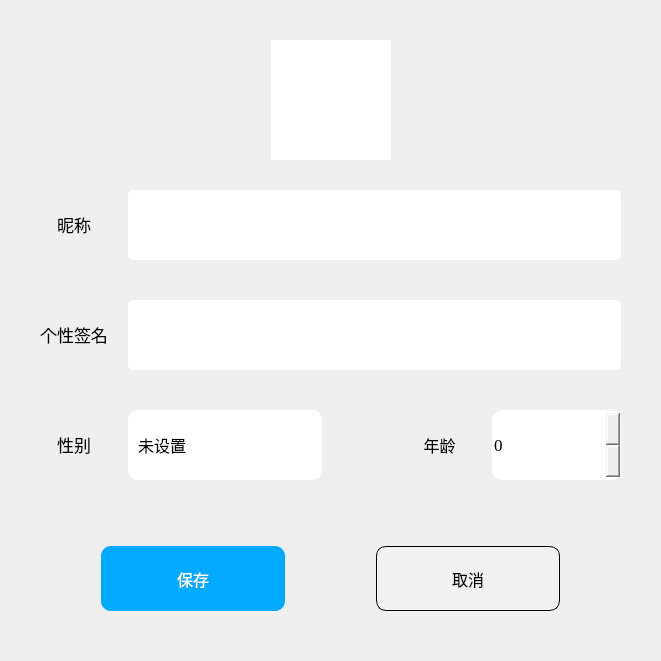
<?xml version="1.0" encoding="UTF-8"?>
<ui version="4.0">
 <class>PersonDataSet</class>
 <widget class="QWidget" name="PersonDataSet">
  <property name="geometry">
   <rect>
    <x>0</x>
    <y>0</y>
    <width>661</width>
    <height>661</height>
   </rect>
  </property>
  <property name="windowTitle">
   <string>编辑个人资料</string>
  </property>
  <widget class="QWidget" name="wSetInfo" native="true">
   <property name="geometry">
    <rect>
     <x>20</x>
     <y>20</y>
     <width>621</width>
     <height>621</height>
    </rect>
   </property>
   <widget class="QWidget" name="layoutWidget">
    <property name="geometry">
     <rect>
      <x>20</x>
      <y>20</y>
      <width>581</width>
      <height>571</height>
     </rect>
    </property>
    <layout class="QVBoxLayout" name="verticalLayout_3" stretch="20,80,10,18">
     <property name="spacing">
      <number>30</number>
     </property>
     <item>
      <layout class="QHBoxLayout" name="horizontalLayout_4">
       <item>
        <spacer name="horizontalSpacer_7">
         <property name="orientation">
          <enum>Qt::Horizontal</enum>
         </property>
         <property name="sizeHint" stdset="0">
          <size>
           <width>40</width>
           <height>20</height>
          </size>
         </property>
        </spacer>
       </item>
       <item>
        <widget class="QLabel" name="lblHeadPic">
         <property name="styleSheet">
          <string notr="true">QLabel{
	min-width:  120px; 
    min-height: 120px;
	max-width: 	120px;
	max-height:	120px;

    border-radius: 80px;
    border-width: 20 20 20 20;
	
	border-image: url(:/qqicons/qrc/QQicon.svg) 0 0 0 0;
	
	background-color: rgb(255, 255, 255);
}</string>
         </property>
         <property name="text">
          <string/>
         </property>
        </widget>
       </item>
       <item>
        <spacer name="horizontalSpacer_8">
         <property name="orientation">
          <enum>Qt::Horizontal</enum>
         </property>
         <property name="sizeHint" stdset="0">
          <size>
           <width>40</width>
           <height>20</height>
          </size>
         </property>
        </spacer>
       </item>
      </layout>
     </item>
     <item>
      <layout class="QGridLayout" name="gridLayout">
       <property name="horizontalSpacing">
        <number>20</number>
       </property>
       <property name="verticalSpacing">
        <number>40</number>
       </property>
       <item row="2" column="1">
        <layout class="QHBoxLayout" name="horizontalLayout_2" stretch="6,2,2,4">
         <property name="spacing">
          <number>20</number>
         </property>
         <item>
          <widget class="QComboBox" name="cmbSetSex">
           <property name="sizePolicy">
            <sizepolicy hsizetype="Preferred" vsizetype="Preferred">
             <horstretch>0</horstretch>
             <verstretch>0</verstretch>
            </sizepolicy>
           </property>
           <property name="font">
            <font>
             <family>微软雅黑</family>
             <pointsize>12</pointsize>
             <weight>50</weight>
             <italic>false</italic>
             <bold>false</bold>
            </font>
           </property>
           <property name="styleSheet">
            <string notr="true">QComboBox{
	border-radius: 10px;
	padding-left: 10px;/*左侧边距*/
	font: 12pt &quot;微软雅黑&quot;;
}

QComboBox::drop-down{
	subcontrol-origin: padding;
	subcontrol-position: top right;
	width: 15px;
	border:none;
	margin-right: 15px;
}

QComboBox::down-arrow{
	image: url(:/qqicons/qrc/119-down-arrow.svg);
}
</string>
           </property>
           <item>
            <property name="text">
             <string>未设置</string>
            </property>
           </item>
           <item>
            <property name="text">
             <string>男</string>
            </property>
           </item>
           <item>
            <property name="text">
             <string>女</string>
            </property>
           </item>
           <item>
            <property name="text">
             <string>其他</string>
            </property>
           </item>
          </widget>
         </item>
         <item>
          <spacer name="horizontalSpacer_3">
           <property name="orientation">
            <enum>Qt::Horizontal</enum>
           </property>
           <property name="sizeHint" stdset="0">
            <size>
             <width>40</width>
             <height>20</height>
            </size>
           </property>
          </spacer>
         </item>
         <item>
          <widget class="QLabel" name="label_5">
           <property name="font">
            <font>
             <family>微软雅黑</family>
             <pointsize>12</pointsize>
            </font>
           </property>
           <property name="text">
            <string>&lt;html&gt;&lt;head/&gt;&lt;body&gt;&lt;p align=&quot;center&quot;&gt;年龄&lt;/p&gt;&lt;/body&gt;&lt;/html&gt;</string>
           </property>
          </widget>
         </item>
         <item>
          <widget class="QSpinBox" name="spbSetAge">
           <property name="sizePolicy">
            <sizepolicy hsizetype="Minimum" vsizetype="Preferred">
             <horstretch>0</horstretch>
             <verstretch>0</verstretch>
            </sizepolicy>
           </property>
           <property name="font">
            <font>
             <family>Times New Roman</family>
             <pointsize>13</pointsize>
            </font>
           </property>
           <property name="styleSheet">
            <string notr="true">QSpinBox{
	border-radius: 10px;
}

QSpinBox:up-button{
	image: url(:/qqicons/qrc/icon_up_arrow.svg);
	margin-right: 5px;
}

QSpinBox:down-button{
	image: url(:/qqicons/qrc/icon_down_arrow.svg);
	margin-right: 5px;
}

QSpinBox::up-button:pressed {
	margin-top:3px;
}

QSpinBox::down-button:pressed {
	margin-bottom:3px;
}</string>
           </property>
           <property name="maximum">
            <number>150</number>
           </property>
          </widget>
         </item>
        </layout>
       </item>
       <item row="0" column="1">
        <widget class="QLineEdit" name="edtSetName">
         <property name="sizePolicy">
          <sizepolicy hsizetype="Expanding" vsizetype="Preferred">
           <horstretch>0</horstretch>
           <verstretch>0</verstretch>
          </sizepolicy>
         </property>
         <property name="font">
          <font>
           <family>微软雅黑</family>
           <pointsize>12</pointsize>
          </font>
         </property>
         <property name="styleSheet">
          <string notr="true">QLineEdit{
	border-radius: 5px;
}</string>
         </property>
         <property name="clearButtonEnabled">
          <bool>true</bool>
         </property>
        </widget>
       </item>
       <item row="1" column="1">
        <widget class="QLineEdit" name="edtSetSignature">
         <property name="sizePolicy">
          <sizepolicy hsizetype="Expanding" vsizetype="Preferred">
           <horstretch>0</horstretch>
           <verstretch>0</verstretch>
          </sizepolicy>
         </property>
         <property name="font">
          <font>
           <family>微软雅黑</family>
           <pointsize>12</pointsize>
          </font>
         </property>
         <property name="styleSheet">
          <string notr="true">QLineEdit{
	border-radius: 5px;
}</string>
         </property>
         <property name="clearButtonEnabled">
          <bool>true</bool>
         </property>
        </widget>
       </item>
       <item row="0" column="0">
        <widget class="QLabel" name="label">
         <property name="font">
          <font>
           <family>微软雅黑</family>
           <pointsize>13</pointsize>
          </font>
         </property>
         <property name="text">
          <string>&lt;html&gt;&lt;head/&gt;&lt;body&gt;&lt;p align=&quot;center&quot;&gt;昵称&lt;/p&gt;&lt;/body&gt;&lt;/html&gt;</string>
         </property>
        </widget>
       </item>
       <item row="1" column="0">
        <widget class="QLabel" name="label_2">
         <property name="font">
          <font>
           <family>微软雅黑</family>
           <pointsize>13</pointsize>
          </font>
         </property>
         <property name="text">
          <string>&lt;html&gt;&lt;head/&gt;&lt;body&gt;&lt;p align=&quot;center&quot;&gt;个性签名&lt;/p&gt;&lt;/body&gt;&lt;/html&gt;</string>
         </property>
        </widget>
       </item>
       <item row="2" column="0">
        <widget class="QLabel" name="label_3">
         <property name="font">
          <font>
           <family>微软雅黑</family>
           <pointsize>13</pointsize>
          </font>
         </property>
         <property name="text">
          <string>&lt;html&gt;&lt;head/&gt;&lt;body&gt;&lt;p align=&quot;center&quot;&gt;性别&lt;/p&gt;&lt;/body&gt;&lt;/html&gt;</string>
         </property>
        </widget>
       </item>
      </layout>
     </item>
     <item>
      <spacer name="verticalSpacer">
       <property name="orientation">
        <enum>Qt::Vertical</enum>
       </property>
       <property name="sizeHint" stdset="0">
        <size>
         <width>20</width>
         <height>40</height>
        </size>
       </property>
      </spacer>
     </item>
     <item>
      <layout class="QHBoxLayout" name="horizontalLayout_3" stretch="2,6,2,6,2">
       <item>
        <spacer name="horizontalSpacer_4">
         <property name="orientation">
          <enum>Qt::Horizontal</enum>
         </property>
         <property name="sizeHint" stdset="0">
          <size>
           <width>40</width>
           <height>20</height>
          </size>
         </property>
        </spacer>
       </item>
       <item>
        <widget class="QPushButton" name="btnSaveSet">
         <property name="sizePolicy">
          <sizepolicy hsizetype="Preferred" vsizetype="Preferred">
           <horstretch>0</horstretch>
           <verstretch>0</verstretch>
          </sizepolicy>
         </property>
         <property name="font">
          <font>
           <family>微软雅黑</family>
           <pointsize>12</pointsize>
          </font>
         </property>
         <property name="styleSheet">
          <string notr="true">QPushButton{
	color: rgb(255, 255, 255);
	background-color: rgb(0, 170, 255);
	border-radius: 10px;
}

QPushButton:hover{	
	background-color: rgb(0, 161, 242);
}

QPushButton:pressed{
	color: rgb(226, 226, 226);
	background-color: rgb(0, 151, 226);
}

QPushButton:disabled{
	color: rgb(255, 255, 255);
	background-color: rgb(179, 212, 255);
}</string>
         </property>
         <property name="text">
          <string>保存</string>
         </property>
        </widget>
       </item>
       <item>
        <spacer name="horizontalSpacer_5">
         <property name="orientation">
          <enum>Qt::Horizontal</enum>
         </property>
         <property name="sizeHint" stdset="0">
          <size>
           <width>40</width>
           <height>20</height>
          </size>
         </property>
        </spacer>
       </item>
       <item>
        <widget class="QPushButton" name="btnCancelSet">
         <property name="sizePolicy">
          <sizepolicy hsizetype="Preferred" vsizetype="Preferred">
           <horstretch>0</horstretch>
           <verstretch>0</verstretch>
          </sizepolicy>
         </property>
         <property name="font">
          <font>
           <family>微软雅黑</family>
           <pointsize>12</pointsize>
          </font>
         </property>
         <property name="styleSheet">
          <string notr="true">QPushButton{
	color: rgb(0, 0, 0);
	border: 1px solid black;	
	background-color: rgb(241, 241, 241);
	border-radius: 10px;
}

QPushButton:hover{	
	background-color: rgb(224, 224, 224);
}

QPushButton:pressed{
	color: rgb(0, 0, 0);	
	background-color: rgb(212, 212, 212);
}</string>
         </property>
         <property name="text">
          <string>取消</string>
         </property>
        </widget>
       </item>
       <item>
        <spacer name="horizontalSpacer_6">
         <property name="orientation">
          <enum>Qt::Horizontal</enum>
         </property>
         <property name="sizeHint" stdset="0">
          <size>
           <width>40</width>
           <height>20</height>
          </size>
         </property>
        </spacer>
       </item>
      </layout>
     </item>
    </layout>
   </widget>
  </widget>
 </widget>
 <resources>
  <include location="../qqicons.qrc"/>
 </resources>
 <connections/>
</ui>
